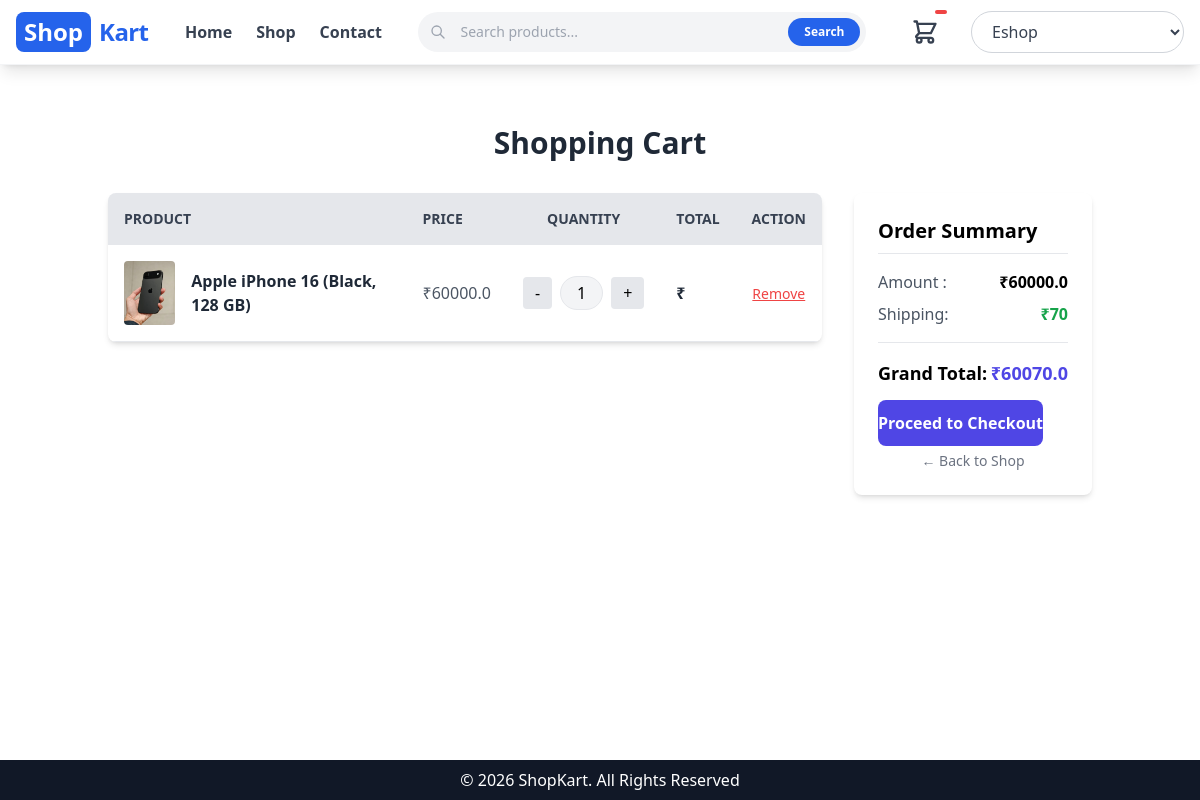
Page /showcart/ (signed in) on the committed database.
### ecommerce/models.py (models this page shows, shortened)
class Cart(models.Model):
    user = models.ForeignKey(User,on_delete=models.CASCADE)
    product = models.ForeignKey(Product, on_delete=models.CASCADE)
    quantity = models.PositiveIntegerField(default=1)
    class Meta:
        unique_together = ('user', 'product')

class Product(models.Model):
    title = models.CharField(max_length=100)
    selling_price = models.FloatField( validators=[MinValueValidator(0)])
    discounted_price = models. FloatField(validators=[MinValueValidator(0)])
    description = models.TextField()
    brand = models.CharField(max_length=100, null=True, blank=True)
    category = models.CharField ( choices = CATEGORY_CHOICES ,
    max_length=3)
    product_image = models.ImageField(upload_to='productimg')

### ecommerce/views.py (the view)
# urls.py: path('showcart/',views.show_cart,name='showcart'),
@login_required
def show_cart(request):
   if request.user.is_authenticated:
      user = request.user
      cart = Cart.objects.filter(user=user)
      amount = 0.0
      shipping_amount = 70.0
      for p in cart:
         temamount = (p.quantity * p.product.discounted_price)
         amount += temamount
      total_amount = amount + shipping_amount
      if cart:
         return render(request, 'addcart.html', {
            'carts': cart,
            'total_amount': total_amount,
            'amount': amount
         })
      else:
         return render(request, 'empty.html')

### ecommerce/templates/addcart.html (shortened to what this page needs)
{% extends 'base.html' %}
{% block content %}
<div class="container mx-auto mt-10 p-5">
    <h1 class="text-3xl font-bold mb-8 text-center text-gray-800">Shopping Cart</h1>
    <div class="flex flex-col lg:flex-row gap-8">
        <div class="w-full lg:w-3/4">
            {% if carts %}
            <div class="bg-white rounded-lg shadow-md overflow-hidden">
                <table class="w-full text-left border-collapse">
                    <thead>
                        <tr class="bg-gray-200 text-gray-700 uppercase text-sm">
                            <th class="p-4">Product</th>
                            <th class="p-4">Price</th>
                            <th class="p-4 text-center">Quantity</th>
                            <th class="p-4">Total</th>
                            <th class="p-4 text-center">Action</th>
                        </tr>
                    </thead>
                    <tbody>
                        {% for item in carts %}
                        <tr class="border-b hover:bg-gray-50 transition">
                            <td class="p-4 flex items-center gap-4">
                                {% if item.product.product_image %}
                                <img src="{{ item.product.product_image.url }}"
                                     alt="{{ item.product.title }}"
                                     class="w-16 h-16 object-cover rounded">
                                {% endif %}
                                <span class="font-semibold text-gray-800">
                                    {{ item.product.title }}
                                </span>
                            </td>
                            <td class="p-4 text-gray-600">
                                ₹{{ item.product.discounted_price }}
                            </td>
                            <td class="p-4 text-center">
                                <div class="flex items-center justify-center gap-2">
                                    <a href="{% url 'minus_quantity' %}?prod_id={{ item.product.id }}"
                                       class="px-3 py-1 bg-gray-200 rounded hover:bg-gray-300">
                                        -
                                    </a>
                                    <span class="bg-gray-100 px-4 py-1 rounded-full border">
                                        {{ item.quantity }}
                                    </span>
                                    <a href="{% url 'plus_quantity' %}?prod_id={{ item.product.id }}"
                                       class="px-3 py-1 bg-gray-200 rounded hover:bg-gray-300">
                                        +
                                    </a>
                                </div>
                            </td>
                            <td class="p-4 font-bold text-gray-800">
                                ₹{{ item.total }}
                            </td>
                            <td class="p-4 text-center">
                                <a href="{% url 'remove_cart' %}?prod_id={{ item.product.id }}"
                                   class="text-red-500 hover:text-red-700 underline text-sm">
                                   Remove
                                </a>
                            </td>
                        </tr>
                        {% endfor %}
                    </tbody>
                </table>
            </div>
            {% endif %}
        </div>
        <div class="w-full lg:w-1/4">
            <div class="bg-white p-6 rounded-lg shadow-md">
                <h2 class="text-xl font-bold mb-4 border-b pb-2">
                    Order Summary
                </h2>
                <div class="flex justify-between mb-2">
                    <span class="text-gray-600">Amount :</span>
                    <span class="font-semibold">₹{{ amount }}</span>
                </div>
                <div class="flex justify-between mb-2">
                    <span class="text-gray-600">Shipping:</span>
                    <span class="text-green-600 font-semibold">₹70</span>
                </div>
                <hr class="my-4">
                <div class="flex justify-between mb-6">
                    <span class="text-lg font-bold">Grand Total:</span>
                    <span class="text-lg font-bold text-indigo-600">
                        ₹{{ total_amount }}
                    </span>
                </div>
                <a href="{% url 'checkout' %}" class="w-full bg-indigo-600 text-white font-bold py-3 rounded-lg hover:bg-indigo-700 transition">
                    Proceed to Checkout
                </a>
                <a href="/" class="block text-center mt-4 text-gray-500 text-sm hover:underline">
                    ← Back to Shop
                </a>
            </div>
        </div>
    </div>
</div>
{% endblock content %}

### ecommerce/templates/header.html (shortened to what this page needs)
<nav class="bg-white shadow-lg border-b border-gray-100 sticky top-0 z-50">
  <div class="max-w-7xl mx-auto px-4">
    <div class="flex justify-between items-center h-16 gap-4">
      <div class="flex-shrink-0 flex items-center">
        <a href="/" class="text-2xl font-extrabold text-blue-600 flex items-center gap-2">
          <span class="bg-blue-600 text-white px-2 py-1 rounded-lg">Shop</span>
          <span class="hidden sm:block tracking-tight">Kart</span>
        </a>
      </div>
      <div class="hidden lg:flex items-center gap-6">
        <a href="/" class="text-gray-700 hover:text-blue-600 font-semibold transition-colors">Home</a>
        <a href="{% url 'shop' %}" class="text-gray-700 hover:text-blue-600 font-semibold transition-colors">Shop</a>
        <a href="{% url 'contact' %}" class="text-gray-700 hover:text-blue-600 font-semibold transition-colors">Contact</a>
      </div>
      <div class="flex-1 max-w-xs md:max-w-sm lg:max-w-md">
  <form action="/search/" method="GET" class="relative group">
    <input
      type="text"
      name="query"
      placeholder="Search products..."
      class="w-full bg-gray-100 border-2 border-transparent focus:bg-white
             focus:ring-0 focus:border-blue-500 rounded-full
             py-2 pl-10 pr-20 transition-all outline-none text-sm"
    >
    <div class="absolute inset-y-0 left-0 pl-3 flex items-center pointer-events-none">
    </div>
    <button
      type="submit"
      class="absolute right-1.5 top-1/2 -translate-y-1/2
             bg-blue-600 hover:bg-blue-700 text-white
             text-xs font-semibold px-4 py-1.5 rounded-full transition">
      Search
    </button>
  </form>
</div>
   <ul class="flex items-center space-x-6">
  {% if user.is_authenticated %}
  <li>
    <a href="{% url 'showcart' %}" class="relative group p-2 flex items-center">
      <span class="absolute top-0 right-0 bg-red-500 text-white text-[10px] font-bold px-1.5 py-0.5 rounded-full">
      </span>
    </a>
  </li>
  <li>
    <div class="relative flex items-center gap-2">
      <select
        onchange="if(this.value === 'logout'){ document.getElementById('logout-form').submit(); } else if(this.value) { window.location.href=this.value; }"
        class="bg-white border border-gray-300 rounded-full px-4 py-2 text-gray-700 font-medium focus:outline-none cursor-pointer">
        <option selected disabled>{{ user.username }}</option>
      </select>
    </div>
  </li>
  {% endif %}
</ul>
</nav>

### rows in the picture
Cart: product.product_image (picture), product "Apple iPhone 16 (Black, 128 GB)", product.discounted_price "60000.0", quantity "1"

### other values in the picture
{{ amount }} "60000.0"
{{ total_amount }} "60070.0"
